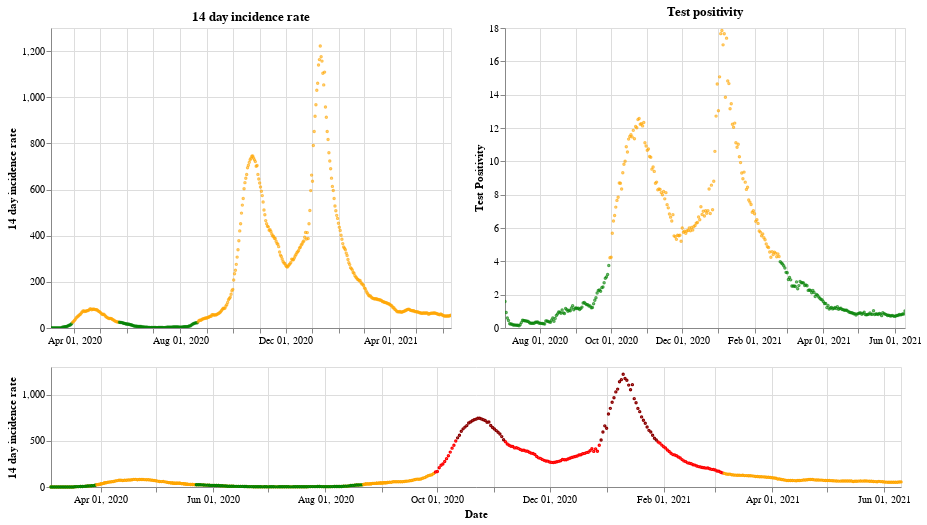

Notebook code for this chart:
### Markdown cell above
## Northern Ireland

### Code cell
plot_traffic_light('Northern Ireland')

### Figure 1 — Vega-Lite specification as saved in the notebook (floating-point values rounded to 4 significant figures; data arrays with more than 128 entries replaced by an {"elided": "..."} marker saying what was removed)
{"config": {"view": {"continuousWidth": 400, "continuousHeight": 300}}, "vconcat": [{"hconcat": [{"mark": {"type": "point", "size": 2}, "encoding": {"color": {"condition": {"value": "green", "test": "(datum.twoWeeklyCasesRate <= 25)"}, "value": "orange"}, "tooltip": [{"type": "nominal", "field": "areaName"}, {"type": "temporal", "field": "date"}, {"type": "quantitative", "field": "twoWeeklyCasesRate"}, {"type": "quantitative", "field": "testPositivity"}], "x": {"type": "temporal", "axis": {"title": ""}, "field": "date", "scale": {"domain": {"selection": "DateBrush"}}, "timeUnit": "yearmonthdate"}, "y": {"type": "quantitative", "axis": {"title": "14 day incidence rate"}, "field": "twoWeeklyCasesRate"}}, "title": "14 day incidence rate", "width": 400}, {"mark": {"type": "point", "size": 2}, "encoding": {"color": {"condition": {"value": "green", "test": "(datum.testPositivity <= 4)"}, "value": "orange"}, "tooltip": [{"type": "nominal", "field": "areaName"}, {"type": "temporal", "field": "date"}, {"type": "quantitative", "field": "twoWeeklyCasesRate"}, {"type": "quantitative", "field": "testPositivity"}], "x": {"type": "temporal", "axis": {"title": ""}, "field": "date", "scale": {"domain": {"selection": "DateBrush"}}, "timeUnit": "yearmonthdate"}, "y": {"type": "quantitative", "axis": {"title": "Test Positivity"}, "field": "testPositivity"}}, "title": "Test positivity", "width": 400}]}, {"layer": [{"mark": {"type": "point", "size": 2}, "encoding": {"color": {"condition": {"value": "orange", "test": "((50 && datum.twoWeeklyCasesRate) < 150)"}, "value": "red"}, "opacity": {"condition": {"value": 1, "test": "((50 && datum.twoWeeklyCasesRate) < 500)"}, "value": 0}, "tooltip": [{"type": "nominal", "field": "areaName"}, {"type": "temporal", "field": "date"}, {"type": "quantitative", "field": "twoWeeklyCasesRate"}, {"type": "quantitative", "field": "testPositivity"}], "x": {"type": "temporal", "axis": {"title": "Date"}, "field": "date", "timeUnit": "yearmonthdate"}, "y": {"type": "quantitative", "axis": {"title": "14 day incidence rate"}, "field": "twoWeeklyCasesRate"}}, "selection": {"DateBrush": {"type": "interval", "encodings": ["x"], "fields": ["Time"]}}, "width": 850}, {"mark": {"type": "point", "size": 2}, "encoding": {"color": {"value": "darkred"}, "opacity": {"condition": {"value": 1, "test": "(datum.twoWeeklyCasesRate >= 500)"}, "value": 0}, "tooltip": [{"type": "nominal", "field": "areaName"}, {"type": "temporal", "field": "date"}, {"type": "quantitative", "field": "twoWeeklyCasesRate"}, {"type": "quantitative", "field": "testPositivity"}], "x": {"type": "temporal", "axis": {"title": "Date"}, "field": "date", "timeUnit": "yearmonthdate"}, "y": {"type": "quantitative", "axis": {"title": "14 day incidence rate"}, "field": "twoWeeklyCasesRate"}}, "width": 400}, {"mark": {"type": "point", "size": 2}, "encoding": {"color": {"condition": {"value": "green", "test": "((4 && datum.twoWeeklyCasesRate) < 25)"}, "value": "orange"}, "opacity": {"condition": {"value": 1, "test": "(datum.twoWeeklyCasesRate < 50)"}, "value": 0}, "tooltip": [{"type": "nominal", "field": "areaName"}, {"type": "temporal", "field": "date"}, {"type": "quantitative", "field": "twoWeeklyCasesRate"}, {"type": "quantitative", "field": "testPositivity"}], "x": {"type": "temporal", "axis": {"title": "Date"}, "field": "date", "timeUnit": "yearmonthdate"}, "y": {"type": "quantitative", "axis": {"title": "14 day incidence rate"}, "field": "twoWeeklyCasesRate"}}, "width": 400}], "height": 120, "width": 800}], "data": {"name": "data-6898ccad9bade9fb3ea0330c857c797d"}, "$schema": "https://vega.github.io/schema/vega-lite/v4.8.1.json", "datasets": {"data-6898ccad9bade9fb3ea0330c857c797d": {"elided": "463 records"}}}
